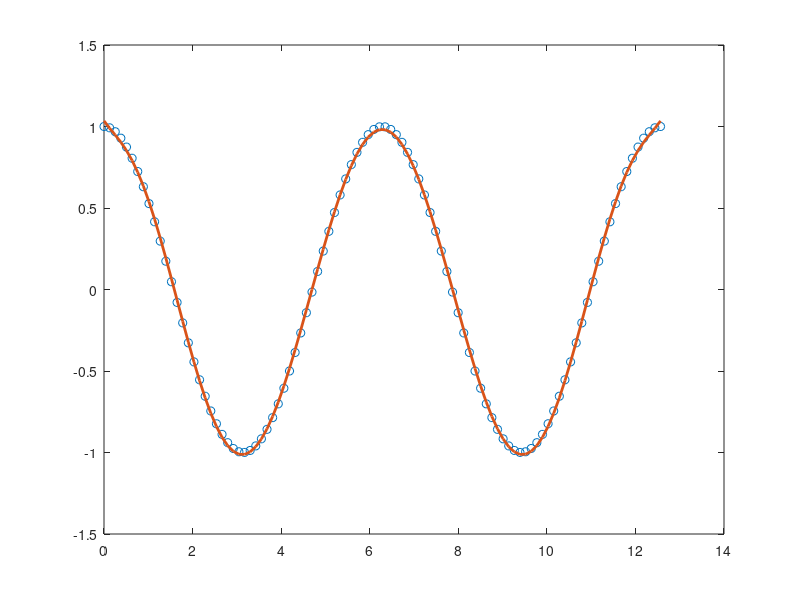

Recreate this plot in MATLAB.
clc
clear global
n=8;
x=linspace(0,4*pi,100);
y=cos(x);
p=polyfit(x,y,n)
y1=polyval(p,x)
plot(x,y,'o')
hold on
plot(x,y1,'LineWidth',2)
